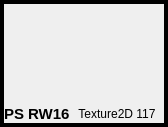
<?xml version="1.0" encoding="UTF-8"?>
<ui version="4.0">
 <class>ResourcePreview</class>
 <widget class="QFrame" name="ResourcePreview">
  <property name="geometry">
   <rect>
    <x>0</x>
    <y>0</y>
    <width>168</width>
    <height>127</height>
   </rect>
  </property>
  <property name="sizePolicy">
   <sizepolicy hsizetype="Fixed" vsizetype="Fixed">
    <horstretch>0</horstretch>
    <verstretch>0</verstretch>
   </sizepolicy>
  </property>
  <property name="windowTitle">
   <string>Form</string>
  </property>
  <property name="frameShape">
   <enum>QFrame::Box</enum>
  </property>
  <property name="lineWidth">
   <number>4</number>
  </property>
  <property name="midLineWidth">
   <number>4</number>
  </property>
  <layout class="QGridLayout" name="gridLayout">
   <property name="leftMargin">
    <number>0</number>
   </property>
   <property name="topMargin">
    <number>0</number>
   </property>
   <property name="rightMargin">
    <number>0</number>
   </property>
   <property name="bottomMargin">
    <number>0</number>
   </property>
   <property name="spacing">
    <number>0</number>
   </property>
   <item row="0" column="0" colspan="2">
    <widget class="CustomPaintWidget" name="thumbnail" native="true">
     <property name="sizePolicy">
      <sizepolicy hsizetype="MinimumExpanding" vsizetype="MinimumExpanding">
       <horstretch>0</horstretch>
       <verstretch>0</verstretch>
      </sizepolicy>
     </property>
    </widget>
   </item>
   <item row="1" column="0">
    <widget class="RDLabel" name="slotLabel">
     <property name="sizePolicy">
      <sizepolicy hsizetype="Preferred" vsizetype="Minimum">
       <horstretch>0</horstretch>
       <verstretch>0</verstretch>
      </sizepolicy>
     </property>
     <property name="font">
      <font>
       <pointsize>11</pointsize>
       <weight>75</weight>
       <bold>true</bold>
      </font>
     </property>
     <property name="text">
      <string>PS RW16</string>
     </property>
     <property name="margin">
      <number>1</number>
     </property>
    </widget>
   </item>
   <item row="1" column="1">
    <widget class="RDLabel" name="descriptionLabel">
     <property name="sizePolicy">
      <sizepolicy hsizetype="MinimumExpanding" vsizetype="Minimum">
       <horstretch>0</horstretch>
       <verstretch>0</verstretch>
      </sizepolicy>
     </property>
     <property name="text">
      <string>Texture2D 117</string>
     </property>
     <property name="alignment">
      <set>Qt::AlignCenter</set>
     </property>
     <property name="wordWrap">
      <bool>true</bool>
     </property>
     <property name="margin">
      <number>0</number>
     </property>
    </widget>
   </item>
  </layout>
 </widget>
 <customwidgets>
  <customwidget>
   <class>RDLabel</class>
   <extends>QLabel</extends>
   <header>Widgets/Extended/RDLabel.h</header>
  </customwidget>
  <customwidget>
   <class>CustomPaintWidget</class>
   <extends>QWidget</extends>
   <header>Widgets/CustomPaintWidget.h</header>
  </customwidget>
 </customwidgets>
 <resources/>
 <connections/>
</ui>
